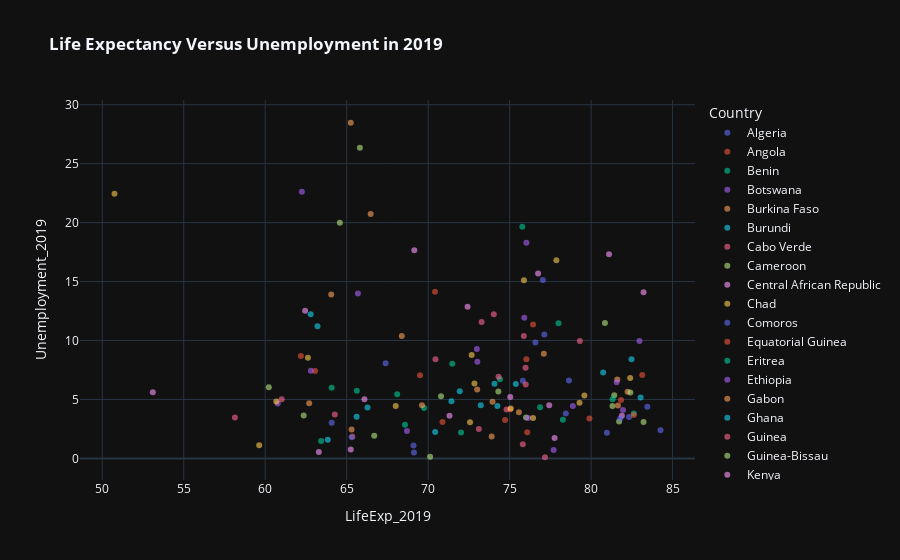

The notebook cell saved with this chart:
### Code cell
px.scatter(df,y='Unemployment_2019',x='LifeExp_2019',color='Country',template='plotly_dark',opacity=0.6,title='<b> Life Expectancy Versus Unemployment in 2019 </b>')
